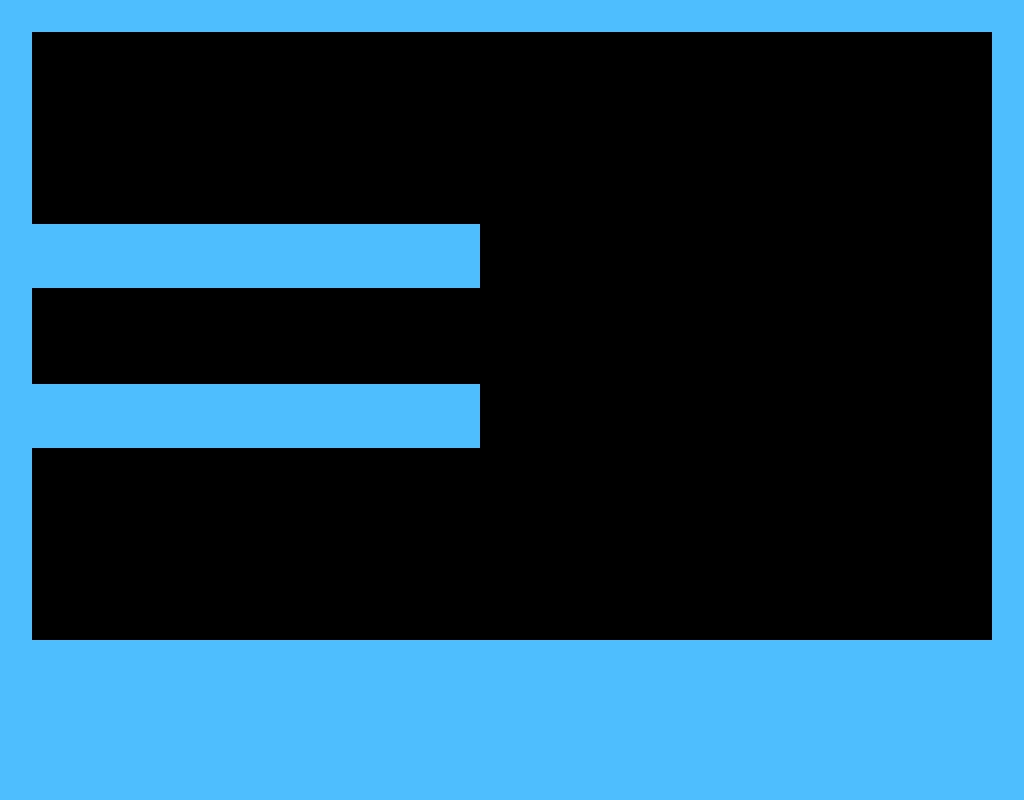

A level layout from a 2D game, rendered from its tile map. Below: a short description, then the map file with tile-grid data replaced by summaries:
An orthogonal 32x25 tile map with 32x32 px tiles, 1 tile layer (Collisions), 1 hidden layer not drawn.

<map version="1.2" tiledversion="1.2.3" orientation="orthogonal" renderorder="right-down" width="32" height="25" tilewidth="32" tileheight="32" infinite="0" nextlayerid="5" nextobjectid="1">
 <tileset firstgid="1" name="Minimal" tilewidth="32" tileheight="32" tilecount="16" columns="4">
  <image source="tileset.png" width="128" height="128" />
 </tileset>
 <layer id="3" name="Graphics" width="32" height="25" visible="0">
  <properties>
   <property name="Draw" type="bool" value="true" />
  </properties>
  <data>[800 cells, 800 non-empty, 1 distinct tile ids]</data>
 </layer>
 <layer id="4" name="Collisions" width="32" height="25">
  <properties>
   <property name="Draw" type="bool" value="false" />
   <property name="Navigation" type="bool" value="true" />
  </properties>
  <data>[800 cells, 286 non-empty, 1 distinct tile ids]</data>
 </layer>
</map>